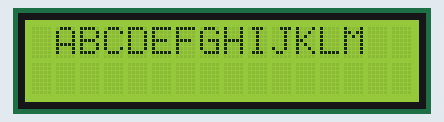
Simulated run of this sketch. Board: Arduino Uno, built with avr-gcc and run on an emulated ATmega328P. Shown: 16×2 character LCD.

Above: at 0.1 s.
At 4.1 s:
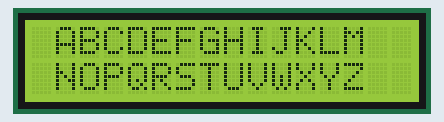
At 8.2 s:
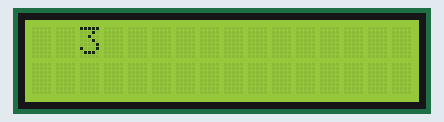
At 13.2 s:
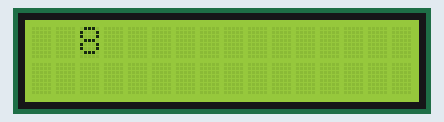
At 21.3 s:
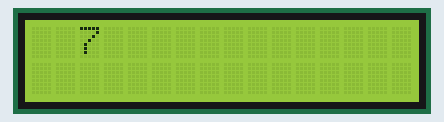
At 38.4 s:
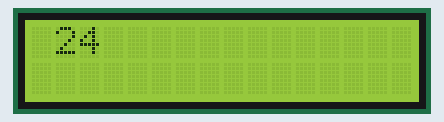

Measured:
- what the display in image 1 shows lasts 2.0 s, from 4.1 s to 6.1 s
- what the display in image 2 shows lasts 1.0 s, from 8.1 s to 9.1 s

The sketch:

LCD_Kiiratas.ino
```cpp
#include <Wire.h> //könyvtár hozzáadása
#include <LiquidCrystal_I2C.h> //könyvtár hozzáadása

LiquidCrystal_I2C lcd(0x27, 2, 1, 0, 4, 5, 6, 7, 3, POSITIVE); // Arduino LCD hez való csatlakoztatása

void setup() // azt jelzi, hogy a benne lévő kódot egyszer futtatja le a program indulásakor
{

lcd.begin(16,2);// 16 oszlop és 2 sor lcd kijelző meghatározása
lcd.backlight();// Lcd háttér fény bekapcsolása
//lcd.backlight();// Lcd háttér fény kikapcsolása
}

void loop() // folyamatos végrehajtást teszi lehetővé
{

lcd.setCursor(0,0); // Az első sor, első oszlop pozíció meghatározása
lcd.print(" ABCDEFGHIJKLM"); // függvény szöveget vagy adatot jelenít meg
delay(4000); // 4mp várakozás
lcd.setCursor(0,1);  // A második sor, első oszlop pozíció meghatározása
lcd.print(" NOPQRSTUVWXYZ"); // függvény szöveget vagy adatot jelenít meg
delay(2000); // 2mp várakozás

lcd.clear(); // lcd kijelző törlése

for (int i = 1; i <= 9; i++) { // 1-9 ig elszámol
    lcd.clear(); //lcd kijelző törlése
    lcd.setCursor(0, 0); // Az első sor, első oszlop pozíció meghatározása
    lcd.print("  "); // függvény szöveget vagy adatot jelenít meg
    lcd.print(i); // függvény szöveget vagy adatot jelenít meg
    delay(1000); // 1mp várakozás
}
for (int i = 1; i <= 100; i++) { // 1-100 ig elszámol
    lcd.clear(); // lcd kijelző törlése
    lcd.setCursor(0, 0); // Az első sor, első oszlop pozíció meghatározása
    char buffer[4]; // egy 4 elemű karaktertömböt hoz létre. Ez a tömb 4 karakter tárolására alkalmas
    sprintf(buffer, "%3d", i);// Ha az i értéke kevesebb mint 3 karakter, akkor szóközökkel tölti ki a helyet balról.
    lcd.print(buffer); // függvény szöveget vagy adatot jelenít meg
    delay(1000); //1mp várakozás
  }
  for (int i = 100; i >= 1; i--) { // 100- 1 ig elszámol
    lcd.clear(); // lcd kijelző törlése
    lcd.setCursor(0, 0); // Az első sor, első oszlop pozíció meghatározása
    char buffer[4]; // egy 4 elemű karaktertömböt hoz létre
    sprintf(buffer, "%3d", i); // Ha az i értéke kevesebb mint 3 karakter, akkor szóközökkel tölti ki a helyet balról.
    lcd.print(buffer); // függvény szöveget vagy adatot jelenít meg
    delay(1000); //1mp várakozás
  }
}
```
